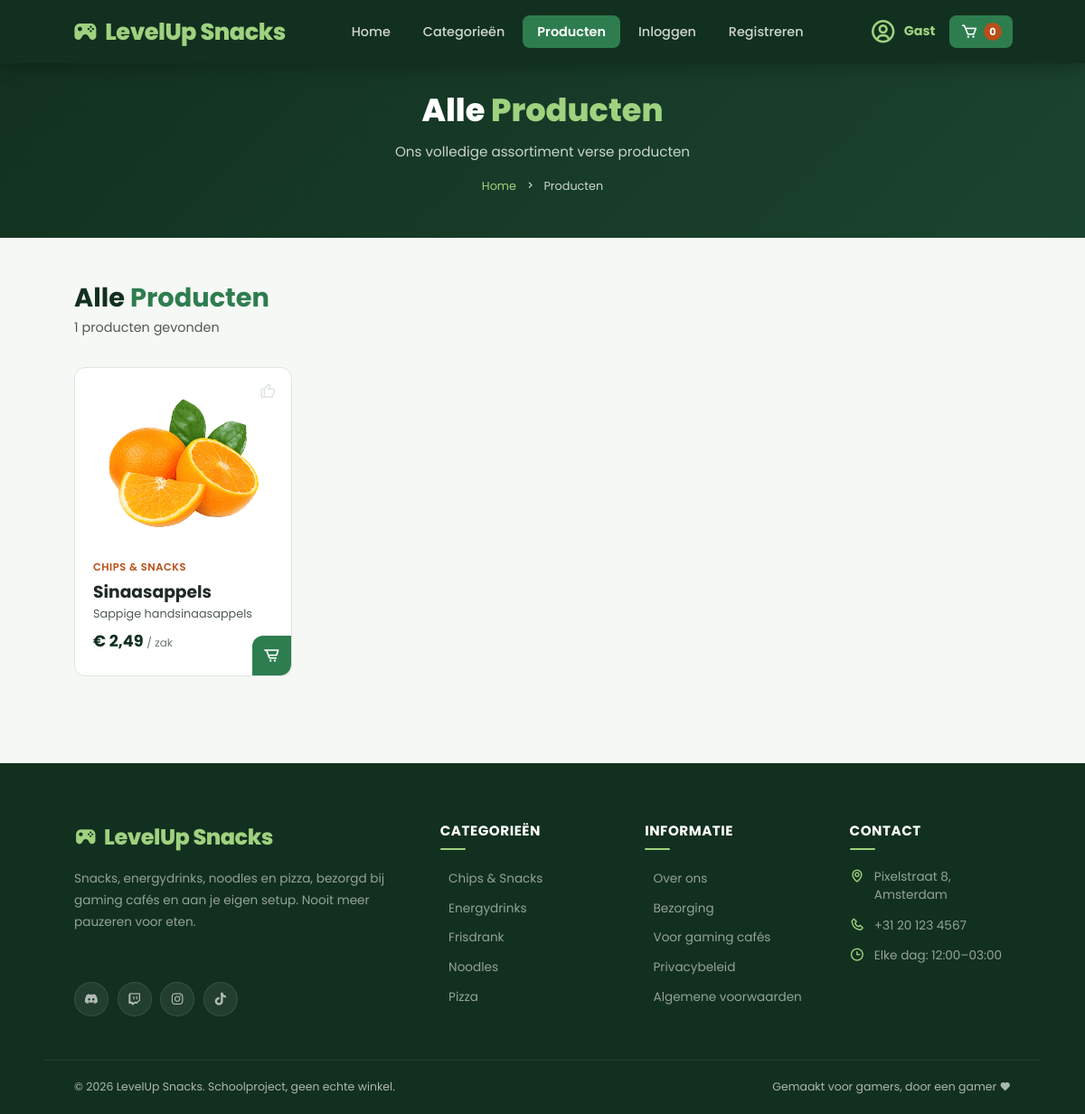
/products.php, run on the app's committed database.
### tables this page shows
CREATE TABLE IF NOT EXISTS `products` (
  `id`          INT(11)      NOT NULL AUTO_INCREMENT,
  `name`        VARCHAR(100) NOT NULL,
  `description` VARCHAR(255) NOT NULL DEFAULT '',
  `price`       DECIMAL(8,2) NOT NULL,   
  `image`       VARCHAR(255) NOT NULL,   
  `category`    INT(11)      NOT NULL,
  PRIMARY KEY (`id`)
);

### includes/functions.php (called while the page is built, shortened)
<?php
function e(mixed $value): string
{
    return htmlspecialchars((string) $value, ENT_QUOTES, 'UTF-8');
}
function format_price(float|string $amount): string
{
    return '€ ' . number_format((float) $amount, 2, ',', '.');
}

### includes/product-card.php (the view)
<?php
$productCategory = CATEGORIES[$product['category']] ?? ['name' => '', 'unit' => 'stuk'];
?>
<div class="box">
    <i class="bx bx-like"></i>
    <img src="<?= APPURL ?>/images/<?= e($product['image']) ?>" alt="<?= e($product['name']) ?>">
    <?php if ($productCategory['name']): ?>
        <span class="category-tag"><?= e($productCategory['name']) ?></span>
    <?php endif; ?>
    <h3><?= e($product['name']) ?></h3>
    <?php if (!empty($product['description'])): ?>
        <p class="description"><?= e($product['description']) ?></p>
    <?php endif; ?>
    <p class="price"><?= format_price($product['price']) ?> <span>/ <?= e($productCategory['unit']) ?></span></p>
    <i class="bx bx-cart-alt add-to-cart"
       data-id="<?= (int) $product['id'] ?>"
       data-name="<?= e($product['name']) ?>"
       data-price="<?= e($product['price']) ?>"></i>
</div>

### includes/product-grid.php (shortened to what this page needs)
<div class="products-container">
    <?php if ($products): ?>
        <?php foreach ($products as $product): ?>
            <?php include __DIR__ . '/product-card.php'; ?>
        <?php endforeach; ?>
    <?php else: ?>
        <p class="empty-message">Geen producten gevonden.</p>
    <?php endif; ?>
</div>

### style.css (style rules this page uses)
:root { --green-900: #12301f; --green-800: #1b4430; --green-700: #22633d; --green-600: #2e7d4f; --green-300: #9fd27f; --green-100: #e6f2ea; --carrot-600: #b84f17; --carrot-100: #fbeee6; --red-700: #b3261e; --red-100: #fdecea; --primary: var(--green-600); --primary-dark: var(--green-700); --primary-light: var(--green-100); --on-primary: #ffffff; --highlight-on-dark: var(--green-300); --accent: var(--carrot-600); --dark: var(--green-900); --dark-2: var(--green-800); --text: #1f2a24; --text-light: #4f5b54; --text-muted: #6b766f; --text-on-dark: rgba(255, 255, 255, 0.78); --white: #ffffff; --bg: #f6f8f5; --bg-card: #ffffff; --border: #dfe6e0; --font: "Poppins", system-ui, sans-serif; --fs-xs: 0.75rem; --fs-sm: 0.875rem; --fs-base: 1rem; --fs-lg: 1.125rem; --fs-xl: 1.5rem; --fs-2xl: 2rem; --fs-3xl: 2.75rem; --space-1: 0.25rem; --space-2: 0.5rem; --space-3: 0.75rem; --space-4: 1rem; --space-5: 1.5rem; --space-6: 2rem; --space-7: 3rem; --space-8: 4rem; --radius-sm: 8px; --radius: 12px; --radius-full: 999px; --shadow-sm: 0 1px 3px rgba(18, 48, 31, 0.08); --shadow-md: 0 6px 20px rgba(18, 48, 31, 0.10); --shadow-lg: 0 12px 40px rgba(18, 48, 31, 0.16); --focus-ring: 0 0 0 3px rgba(46, 125, 79, 0.25); --transition: all 0.2s ease; --header-height: 70px; --cat-fruits: #fff3dc; --cat-groenten: #e6f2ea; --cat-drinks: #e2eff5; --cat-brood: #f6ecdf; --cat-spices: #f4e7ec; }
*, *::before, *::after { margin: 0; padding: 0; box-sizing: border-box; }
html { scroll-behavior: smooth; scroll-padding-top: calc(var(--header-height) + var(--space-4)); }
body { font-family: var(--font); font-size: var(--fs-base); line-height: 1.5; background: var(--bg); color: var(--text); overflow-x: hidden; }
img { max-width: 100%; display: block; }
.products-container { display: grid; grid-template-columns: repeat(auto-fill, minmax(240px, 1fr)); gap: 1.5rem; }
.products-container .box { background: var(--bg-card); padding: 1.25rem; border-radius: var(--radius); position: relative; border: 1px solid var(--border); transition: var(--transition); overflow: hidden; }
.products-container .box img { width: 100%; height: 180px; object-fit: contain; margin-bottom: 0.75rem; transition: var(--transition); }
.products-container .box .category-tag { font-size: 0.72rem; font-weight: 600; color: var(--accent); text-transform: uppercase; letter-spacing: 0.5px; margin-bottom: 0.3rem; display: block; }
.products-container .box .price { font-size: 1.1rem; font-weight: 700; color: var(--dark); margin-bottom: 0.25rem; }
.products-container .box .price span { font-size: 0.75rem; color: var(--text-muted); font-weight: 400; }
.products-container .box .bx-cart-alt { position: absolute; right: 0; bottom: 0; padding: 0.75rem; background: var(--primary); font-size: 1.2rem; border-radius: var(--radius) 0 var(--radius) 0; color: var(--on-primary); cursor: pointer; transition: var(--transition); }
.products-container .box .bx-like { position: absolute; top: 1rem; right: 1rem; font-size: 1.2rem; color: var(--border); cursor: pointer; transition: var(--transition); }
.products-container .box .description { font-size: 0.8rem; color: var(--text-light); margin-bottom: 0.5rem; }

### data on the page
products: image (picture), category "CHIPS & SNACKS", name "Sinaasappels", description "Sappige handsinaasappels", price "€ 2,49", category "zak"

### other printed values
APP_NAME "LevelUp Snacks"
count($products) "1"
$category['name'] "Chips & Snacks"
$category['name'] "Energydrinks"
$category['name'] "Frisdrank"
$category['name'] "Noodles"
$category['name'] "Pizza"
